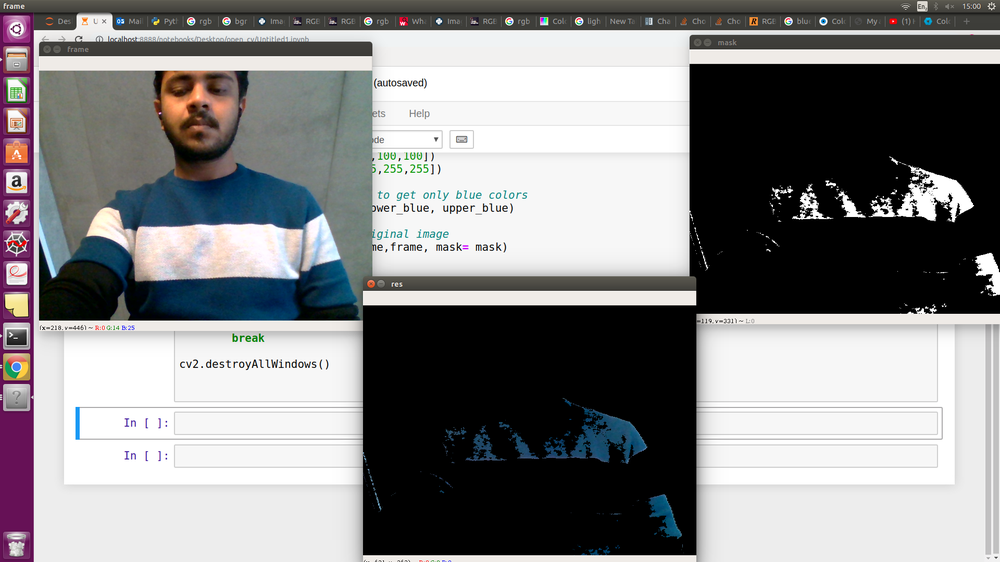
#> input picture Color_Filtering/Colour_filtering.png, 1000 x 562 px, shrunk from 1920 x 1080 before the run, given in place of the camera
$ jupyter execute 'Color filtering.ipynb'   (text cells are left out)
#> lines starting #> are read from the running program, lines starting #| are printed output that depends on the picture; after the words box and inside, x2 and y2 are one past the last pixel; in counts of white or black regions, pixels touching at a corner belong together
[cell 1]
import cv2
import numpy as np

cap = cv2.VideoCapture(0)

while(1):

    # Take each frame
    _, frame = cap.read()
#> frame is the input picture: shape (562, 1000, 3); mean B, G, R 136.2, 135.1, 135.4

    # Convert BGR to HSV
    hsv = cv2.cvtColor(frame, cv2.COLOR_BGR2HSV)
#> hsv: shape (562, 1000, 3); mean H, S, V 22.1, 23.7, 139.8

    # define range of blue color in HSV
    lower_blue = np.array([87,100,100])
    upper_blue = np.array([125,255,255])

    # Threshold the HSV image to get only blue colors
    mask = cv2.inRange(hsv, lower_blue, upper_blue)
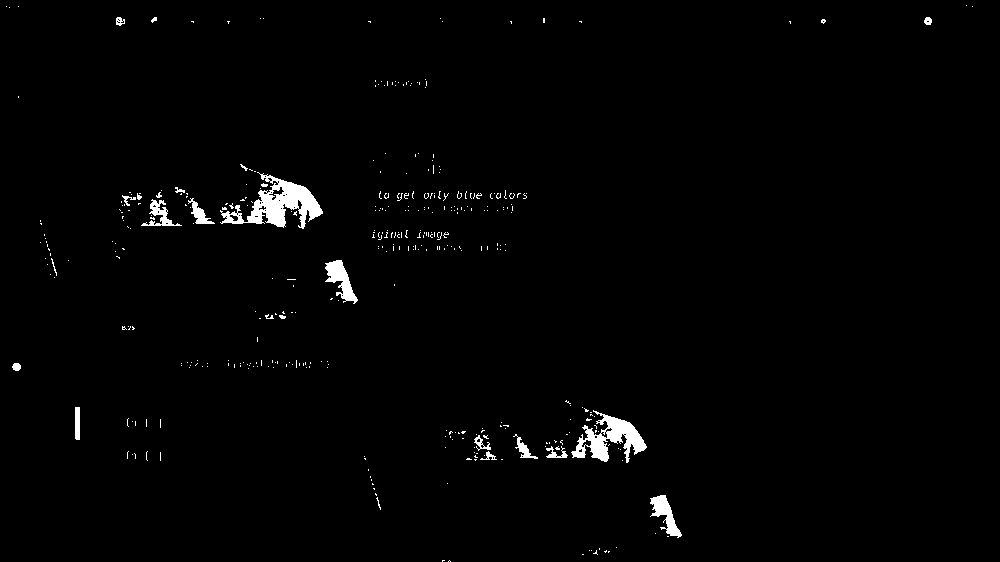
#> mask: shape (562, 1000); 1.4% white; 390 white regions (366 under 20 px), largest, box (x1, y1, x2, y2) and area: (220, 172, 323, 229) 2259, (571, 410, 647, 463) 1620, (325, 260, 358, 304) 646

    # Bitwise-AND mask and original image
    res = cv2.bitwise_and(frame,frame, mask= mask)
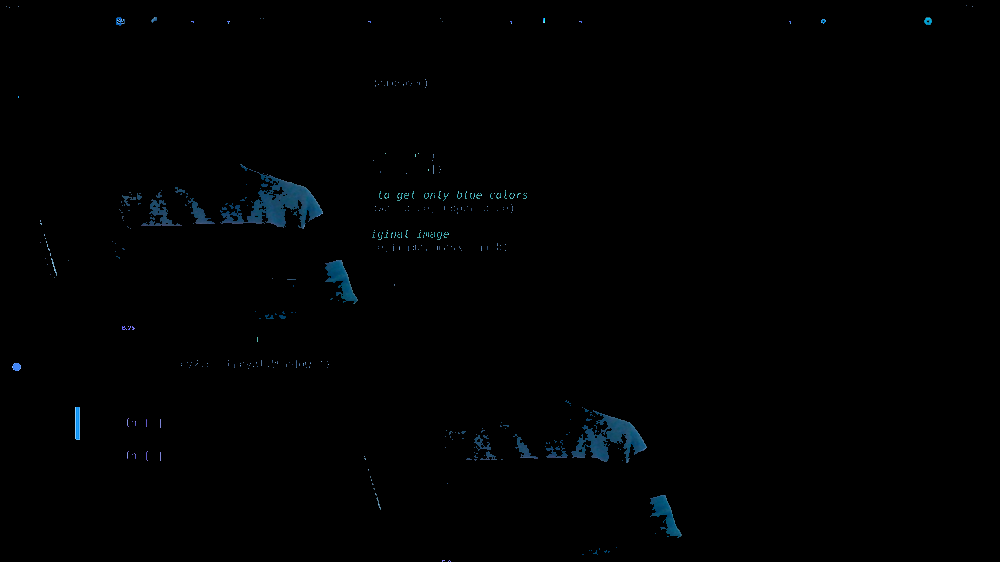
#> res: shape (562, 1000, 3); mean B, G, R 1.7, 1.2, 0.5

    cv2.imshow('frame',frame)
    cv2.imshow('mask',mask)
    cv2.imshow('res',res)
    k = cv2.waitKey(5) & 0xFF
#> (key Esc is pressed here)
    if k == 27:
        break

cv2.destroyAllWindows()
